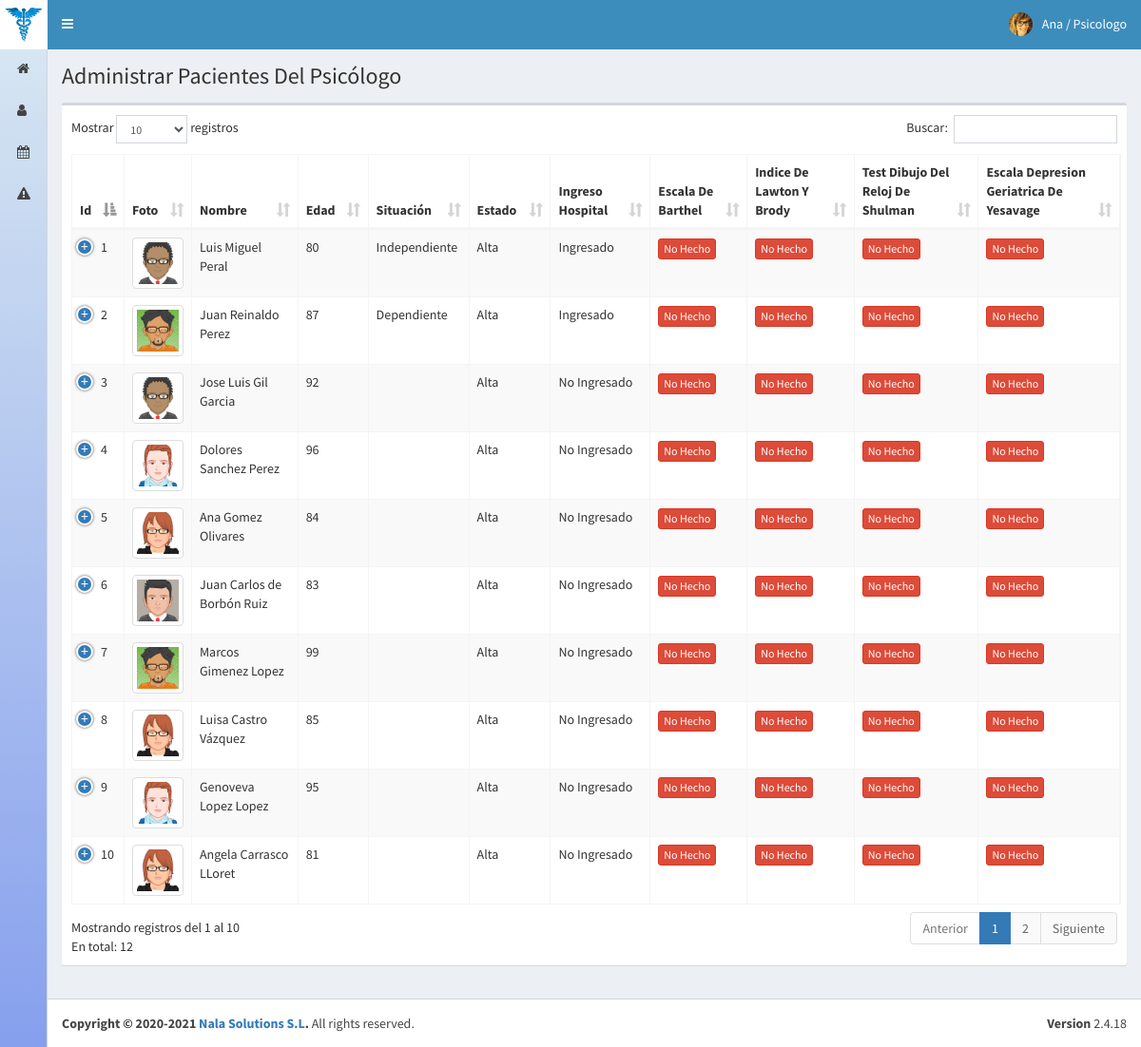
/pacientes_psicologo (signed in), run on the app's committed database.
### tables this page shows
CREATE TABLE `pacientes` (
  `id` int(11) NOT NULL,
  `paciente` varchar(45) NOT NULL,
  `sip` int(9) NOT NULL,
  `dni` varchar(9) NOT NULL,
  `nuss` int(9) NOT NULL,
  `nacimiento` date DEFAULT NULL,
  `provincia` varchar(18) DEFAULT NULL,
  `localidad` varchar(18) DEFAULT NULL,
  `domicilio` varchar(20) DEFAULT NULL,
  `situacion` varchar(30) NOT NULL,
  `familiar` int(11) NOT NULL,
  `civil` varchar(20) NOT NULL,
  `genero` varchar(15) NOT NULL,
  `ingreso` varchar(20) DEFAULT NULL,
  `demencia` varchar(200) DEFAULT NULL,
  `cronica` varchar(200) DEFAULT NULL,
  `alergias` varchar(200) DEFAULT NULL,
  `suplementos` varchar(200) DEFAULT NULL,
  `estado` int(11) NOT NULL DEFAULT 1,
  `ingreso_hospital` int(2) NOT NULL DEFAULT 0,
  `escala_barthel` int(2) NOT NULL DEFAULT 0,
  `indice_lawton_brody` int(2) NOT NULL DEFAULT 0,
  `test_reloj_shulman` int(2) NOT NULL DEFAULT 0,
  `escala_depresion_yesavage` int(2) NOT NULL DEFAULT 0,
  `foto` varchar(100) NOT NULL
);

### controlador/plantilla.controlador.php (called while the page is built)
<?php
class ControladorPlantilla {
    public function ctr_plantilla(){
        include ("vista/plantilla.php");
    }
}

### index.php (called while the page is built, shortened)
<?php
require_once("controlador/plantilla.controlador.php");
require_once("controlador/usuarios.controlador.php");
require_once("controlador/pacientes.controlador.php");
require_once("controlador/incidencias.controlador.php");
require_once("modelo/usuarios.modelo.php");
require_once("modelo/pacientes.modelo.php");
$plantilla = new ControladorPlantilla();
$plantilla -> ctr_plantilla();

### modelo/pacientes.modelo.php (called while the page is built, shortened)
<?php
class ModeloPacientes{
    static public function mdl_mostrarPacientes($tabla, $item, $valor){
        require("conexion.php");
        if($item != null){
            $sql="SELECT * FROM $tabla where $item= :$item";
            $stmt = $conexion -> prepare($sql);
            $stmt -> bindParam(":" . $item, $valor, PDO::PARAM_STR);
            $stmt -> execute();
            return $stmt -> fetch();
        }else{
            $sql = "SELECT * FROM $tabla";
            $stmt = $conexion -> prepare($sql);
            $stmt -> execute();
            return $stmt -> fetchAll();
        }
    }
}

### controlador/pacientes.controlador.php (called while the page is built, shortened)
<?php
class ControladorPacientes{
    static public function ctr_mostrarPacientes($item, $valor){
        $tabla = "pacientes";
        $respuesta = ModeloPacientes::mdl_mostrarPacientes($tabla, $item, $valor);
        return $respuesta;
    }
}

### vista/modulos/pacientes_psicologo.php (the view, shortened to what this page needs)
<div class="content-wrapper">
  <section class="content-header">
    <h1>
      Administrar Pacientes Del Psicólogo
    </h1>
  </section>
  <section class="content">
    <div class="box">
      <div class="box-body">
        <table class="table table-bordered table-striped dt-responsive tabla ">
          <thead>
            <tr>
              <th style="width:10px" >Id</th>
              <th>Foto</th>
              <th>Nombre</th>
              <th style="width:5px">Edad</th>
              <th>Situación</th>
              <th>Estado</th>
              <th>Ingreso Hospital</th>
              <th >Escala De Barthel</th>
              <th >Indice De Lawton Y Brody</th>
              <th >Test Dibujo Del Reloj De Shulman</th>
              <th >Escala Depresion Geriatrica De Yesavage</th>
            </tr>
          </thead>
          <tbody>
          <?php
            $item = null;
            $valor = null;
            $pacientes = ControladorPacientes::ctr_mostrarPacientes($item, $valor);
            foreach ($pacientes as $key => $value) {
              echo '<tr>
                <td>' . ($key+1) .'</td>';
                if($value["foto"] != ""){
                  echo '<td><img src="'.$value["foto"].'" class="img-thumbnail" width="60px"></td>';
                }else{
                  echo '<td><img src="vista/img/pacientes/default/anonymous.png" class="img-thumbnail" width="60px"></td>';
                }
                echo '<td>' . $value["paciente"] .'</td>';
                $fecha = $value["nacimiento"];
                $tiempo = strtotime($fecha);
                $ahora = time();
                $edad = ($ahora-$tiempo)/(60*60*24*365.25);
                $edad = floor($edad);
                echo '<td>' . $edad.  '</td>';
                echo '<td>' .$value["situacion"]. '</td>';
                if($value["estado"] !=0){
                  echo '<td>Alta</td>';
                }else{
                  echo '<td>Baja</td>';
                }
                if($value["ingreso_hospital"] !=0){
                  echo '<td>Ingresado</td>';
                }else{
                  echo '<td>No Ingresado</td>';
                }
                if($value["escala_barthel"] !=0){
                  echo '<td><button class="btn btn-success btn-xs btnActivarEscala_barthel" idEscala_barthel="'.$value["id"].'" estadoEscala_barthel="0">Hecho</button></td>';
                }else{
                  echo '<td><button class="btn btn-danger btn-xs btnActivarEscala_barthel" idEscala_barthel="'.$value["id"].'" estadoEscala_barthel="1">No Hecho</button></td>';
                }
                if($value["indice_lawton_brody"] !=0){
                  echo '<td><button class="btn btn-success btn-xs btnActivarIndice_lawton_brody" idIndice_lawton_brody="'.$value["id"].'" estadoIndice_lawton_brody="0">Hecho</button></td>';
                }else{
                  echo '<td><button class="btn btn-danger btn-xs btnActivarIndice_lawton_brody" idIndice_lawton_brody="'.$value["id"].'" estadoIndice_lawton_brody="1">No Hecho</button></td>';
                }
                if($value["test_reloj_shulman"] !=0){
                  echo '<td><button class="btn btn-success btn-xs btnActivarTest_reloj_shulman" idTest_reloj_shulman="'.$value["id"].'" estadoTest_reloj_shulman="0">Hecho</button></td>';
                }else{
                  echo '<td><button class="btn btn-danger btn-xs btnActivarTest_reloj_shulman" idTest_reloj_shulman="'.$value["id"].'" estadoTest_reloj_shulman="1">No Hecho</button></td>';
                }
                if($value["escala_depresion_yesavage"] !=0){
                  echo '<td><button class="btn btn-success btn-xs btnActivarEscala_depresion_yesavage" idEscala_depresion_yesavage="'.$value["id"].'" estadoEscala_depresion_yesavage="0">Hecho</button></td>';
                }else{
                  echo '<td><button class="btn btn-danger btn-xs btnActivarEscala_depresion_yesavage" idEscala_depresion_yesavage="'.$value["id"].'" estadoEscala_depresion_yesavage="1">No Hecho</button></td>';
                }
              echo '</tr>';
            }
          ?>
          </tbody>
        </table>
      </div>
    </div>
  </section>
</div>

### data on the page
pacientes: foto (picture), paciente "Luis Miguel Peral", nacimiento "80", situacion "Independiente", estado "Alta", ingreso_hospital "Ingresado"
pacientes: foto (picture), paciente "Juan Reinaldo Perez", nacimiento "87", situacion "Dependiente", estado "Alta", ingreso_hospital "Ingresado"
pacientes: foto (picture), paciente "Jose Luis Gil Garcia", nacimiento "92", estado "Alta", ingreso_hospital "No Ingresado"
pacientes: foto (picture), paciente "Dolores Sanchez Perez", nacimiento "96", estado "Alta", ingreso_hospital "No Ingresado"
pacientes: foto (picture), paciente "Ana Gomez Olivares", nacimiento "84", estado "Alta", ingreso_hospital "No Ingresado"
pacientes: foto (picture), paciente "Juan Carlos de Borbón Ruiz", nacimiento "83", estado "Alta", ingreso_hospital "No Ingresado"
pacientes: foto (picture), paciente "Marcos Gimenez Lopez", nacimiento "99", estado "Alta", ingreso_hospital "No Ingresado"
pacientes: foto (picture), paciente "Luisa Castro Vázquez", nacimiento "85", estado "Alta", ingreso_hospital "No Ingresado"
pacientes: foto (picture), paciente "Genoveva Lopez Lopez", nacimiento "95", estado "Alta", ingreso_hospital "No Ingresado"
pacientes: foto (picture), paciente "Angela Carrasco LLoret", nacimiento "81", estado "Alta", ingreso_hospital "No Ingresado"

### other printed values
$_SESSION["nombre"] "Ana"
$_SESSION["perfil"] "Psicologo"
